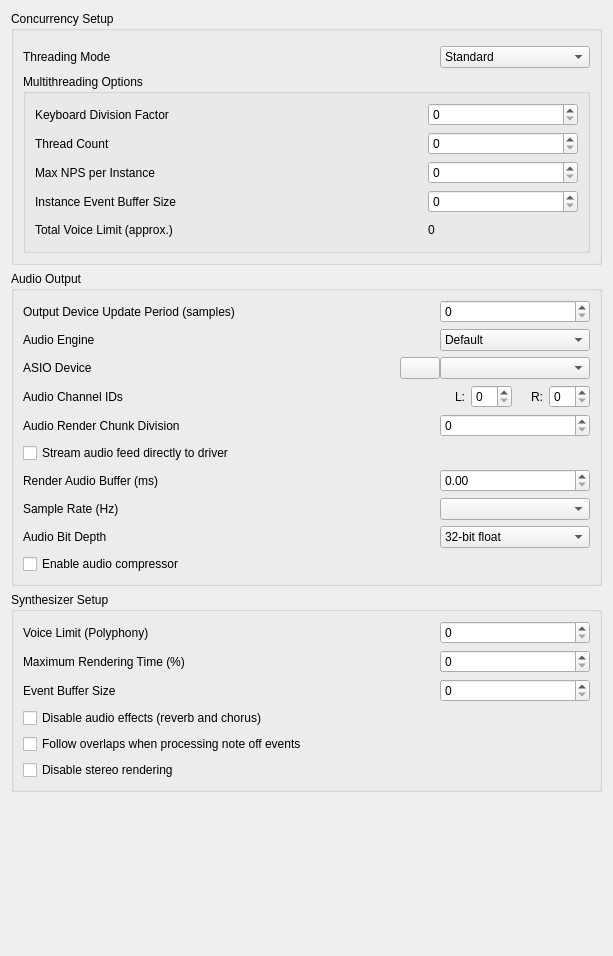
<?xml version="1.0" encoding="UTF-8"?>
<ui version="4.0">
 <class>BASSMIDISettings</class>
 <widget class="QWidget" name="BASSMIDISettings">
  <property name="geometry">
   <rect>
    <x>0</x>
    <y>0</y>
    <width>613</width>
    <height>956</height>
   </rect>
  </property>
  <property name="sizePolicy">
   <sizepolicy hsizetype="Minimum" vsizetype="Minimum">
    <horstretch>0</horstretch>
    <verstretch>0</verstretch>
   </sizepolicy>
  </property>
  <property name="windowTitle">
   <string>Form</string>
  </property>
  <layout class="QVBoxLayout" name="verticalLayout">
   <item>
    <widget class="QGroupBox" name="setupTab">
     <property name="sizePolicy">
      <sizepolicy hsizetype="Preferred" vsizetype="Maximum">
       <horstretch>0</horstretch>
       <verstretch>0</verstretch>
      </sizepolicy>
     </property>
     <property name="title">
      <string>Concurrency Setup</string>
     </property>
     <layout class="QVBoxLayout" name="verticalLayout_2">
      <item>
       <widget class="QWidget" name="horizontalWidget" native="true">
        <layout class="QHBoxLayout" name="horizontalLayout_5">
         <property name="leftMargin">
          <number>0</number>
         </property>
         <property name="topMargin">
          <number>0</number>
         </property>
         <property name="rightMargin">
          <number>0</number>
         </property>
         <property name="bottomMargin">
          <number>0</number>
         </property>
        </layout>
       </widget>
      </item>
      <item>
       <widget class="QWidget" name="gridWidget" native="true">
        <property name="minimumSize">
         <size>
          <width>0</width>
          <height>0</height>
         </size>
        </property>
        <layout class="QGridLayout" name="gridLayout">
         <property name="leftMargin">
          <number>0</number>
         </property>
         <property name="topMargin">
          <number>0</number>
         </property>
         <property name="rightMargin">
          <number>0</number>
         </property>
         <property name="bottomMargin">
          <number>0</number>
         </property>
         <item row="0" column="2">
          <widget class="QComboBox" name="threading">
           <property name="minimumSize">
            <size>
             <width>150</width>
             <height>0</height>
            </size>
           </property>
           <property name="currentIndex">
            <number>1</number>
           </property>
           <item>
            <property name="text">
             <string>Singlethreaded</string>
            </property>
           </item>
           <item>
            <property name="text">
             <string>Standard</string>
            </property>
           </item>
           <item>
            <property name="text">
             <string>Multithreaded</string>
            </property>
           </item>
          </widget>
         </item>
         <item row="0" column="0">
          <widget class="QLabel" name="label_3">
           <property name="sizePolicy">
            <sizepolicy hsizetype="MinimumExpanding" vsizetype="Preferred">
             <horstretch>0</horstretch>
             <verstretch>0</verstretch>
            </sizepolicy>
           </property>
           <property name="text">
            <string>Threading Mode</string>
           </property>
          </widget>
         </item>
         <item row="0" column="1">
          <widget class="QPushButton" name="pushButton_2">
           <property name="toolTip">
            <string>&lt;html&gt;&lt;head/&gt;&lt;body&gt;&lt;p&gt;- &lt;span style=&quot; font-weight:700;&quot;&gt;Singlethreaded&lt;/span&gt; mode will force the rendering and the events processing to happen on the same thread.&lt;/p&gt;&lt;p&gt;- &lt;span style=&quot; font-weight:700;&quot;&gt;Standard&lt;/span&gt; mode will allow the rendering and the events processing to run in two different threads asynchronously.&lt;/p&gt;&lt;p&gt;- &lt;span style=&quot; font-weight:700;&quot;&gt;Multithreaded&lt;/span&gt; mode will create multiple instances of BASSMIDI and split the rendering in threads according to the parameters set below.&lt;/p&gt;&lt;/body&gt;&lt;/html&gt;</string>
           </property>
           <property name="text">
            <string/>
           </property>
           <property name="icon">
            <iconset theme="help-about"/>
           </property>
           <property name="flat">
            <bool>true</bool>
           </property>
          </widget>
         </item>
        </layout>
       </widget>
      </item>
      <item>
       <widget class="QGroupBox" name="multithreading">
        <property name="title">
         <string>Multithreading Options</string>
        </property>
        <property name="checkable">
         <bool>false</bool>
        </property>
        <layout class="QGridLayout" name="gridLayout_3">
         <item row="0" column="2">
          <widget class="QSpinBox" name="kbDiv">
           <property name="minimumSize">
            <size>
             <width>150</width>
             <height>0</height>
            </size>
           </property>
           <property name="maximum">
            <number>128</number>
           </property>
          </widget>
         </item>
         <item row="0" column="0">
          <widget class="QLabel" name="label_18">
           <property name="sizePolicy">
            <sizepolicy hsizetype="MinimumExpanding" vsizetype="Preferred">
             <horstretch>0</horstretch>
             <verstretch>0</verstretch>
            </sizepolicy>
           </property>
           <property name="text">
            <string>Keyboard Division Factor</string>
           </property>
          </widget>
         </item>
         <item row="4" column="2">
          <widget class="QLabel" name="mtVLtotal">
           <property name="text">
            <string>0</string>
           </property>
          </widget>
         </item>
         <item row="1" column="1">
          <widget class="QPushButton" name="pushButton_4">
           <property name="toolTip">
            <string>&lt;html&gt;&lt;head/&gt;&lt;body&gt;&lt;p&gt;The audio rendering of the various BASSMIDI instances will be split between this amount of threads. Use 0 for OmniMIDI to automatically determine the number of threads to achieve the best possible performance.&lt;/p&gt;&lt;/body&gt;&lt;/html&gt;</string>
           </property>
           <property name="text">
            <string/>
           </property>
           <property name="icon">
            <iconset theme="help-about"/>
           </property>
           <property name="flat">
            <bool>true</bool>
           </property>
          </widget>
         </item>
         <item row="0" column="1">
          <widget class="QPushButton" name="pushButton_6">
           <property name="toolTip">
            <string>&lt;html&gt;&lt;head/&gt;&lt;body&gt;&lt;p&gt;OmniMIDI will split the synthesizer operation into multiple BASSMIDI instances. Each of the 16 MIDI channels will be split in the given amount of instances to speed up event processing and allow for higher voice limits. So the number of instances is calculated as such: (16 x keyb.div.factor)&lt;/p&gt;&lt;/body&gt;&lt;/html&gt;</string>
           </property>
           <property name="text">
            <string/>
           </property>
           <property name="icon">
            <iconset theme="help-about"/>
           </property>
           <property name="flat">
            <bool>true</bool>
           </property>
          </widget>
         </item>
         <item row="4" column="1">
          <widget class="QPushButton" name="pushButton_3">
           <property name="toolTip">
            <string>&lt;html&gt;&lt;head/&gt;&lt;body&gt;&lt;p&gt;To change the voice limit please see the corresponding setting in &amp;quot;Synthesizer Setup&amp;quot;. The voice limit will be set per instance and the total limit will only be reached when maxing out the voices in every instance.&lt;/p&gt;&lt;/body&gt;&lt;/html&gt;</string>
           </property>
           <property name="text">
            <string/>
           </property>
           <property name="icon">
            <iconset theme="help-about"/>
           </property>
           <property name="flat">
            <bool>true</bool>
           </property>
          </widget>
         </item>
         <item row="1" column="2">
          <widget class="QSpinBox" name="threadCount">
           <property name="minimumSize">
            <size>
             <width>150</width>
             <height>0</height>
            </size>
           </property>
           <property name="maximum">
            <number>1024</number>
           </property>
          </widget>
         </item>
         <item row="4" column="0">
          <widget class="QWidget" name="horizontalWidget" native="true">
           <layout class="QHBoxLayout" name="horizontalLayout_6">
            <property name="leftMargin">
             <number>0</number>
            </property>
            <property name="topMargin">
             <number>0</number>
            </property>
            <property name="rightMargin">
             <number>0</number>
            </property>
            <property name="bottomMargin">
             <number>0</number>
            </property>
            <item>
             <widget class="QLabel" name="label_9">
              <property name="sizePolicy">
               <sizepolicy hsizetype="MinimumExpanding" vsizetype="Preferred">
                <horstretch>0</horstretch>
                <verstretch>0</verstretch>
               </sizepolicy>
              </property>
              <property name="text">
               <string>Total Voice Limit (approx.)</string>
              </property>
             </widget>
            </item>
           </layout>
          </widget>
         </item>
         <item row="2" column="2">
          <widget class="QSpinBox" name="maxInstanceNps">
           <property name="maximum">
            <number>1073741824</number>
           </property>
          </widget>
         </item>
         <item row="1" column="0">
          <widget class="QLabel" name="label_17">
           <property name="text">
            <string>Thread Count</string>
           </property>
          </widget>
         </item>
         <item row="2" column="0">
          <widget class="QLabel" name="label_7">
           <property name="text">
            <string>Max NPS per Instance</string>
           </property>
          </widget>
         </item>
         <item row="2" column="1">
          <widget class="QPushButton" name="pushButton_5">
           <property name="toolTip">
            <string>&lt;html&gt;&lt;head/&gt;&lt;body&gt;&lt;p&gt;This sets the maximum Notes Per Second that will be processed by a single BASSMIDI instance. When the NPS limit is reached, notes with higher velocities will be prioritized. &lt;/p&gt;&lt;/body&gt;&lt;/html&gt;</string>
           </property>
           <property name="text">
            <string/>
           </property>
           <property name="icon">
            <iconset theme="help-about"/>
           </property>
           <property name="flat">
            <bool>true</bool>
           </property>
          </widget>
         </item>
         <item row="3" column="0">
          <widget class="QLabel" name="label_19">
           <property name="text">
            <string>Instance Event Buffer Size</string>
           </property>
          </widget>
         </item>
         <item row="3" column="1">
          <widget class="QPushButton" name="pushButton_7">
           <property name="toolTip">
            <string>&lt;html&gt;&lt;head/&gt;&lt;body&gt;&lt;p&gt;This amount of DWORDs (4 bytes) will be allocated for each BASSMIDI instance. If the buffer is too small it might cause the event processing to slow down, but it will not cause any events to be skipped. This is different from the Global Event Buffer (see the &amp;quot;Synthesizer Setup&amp;quot; section).&lt;/p&gt;&lt;/body&gt;&lt;/html&gt;</string>
           </property>
           <property name="text">
            <string/>
           </property>
           <property name="icon">
            <iconset theme="help-about"/>
           </property>
           <property name="flat">
            <bool>true</bool>
           </property>
          </widget>
         </item>
         <item row="3" column="2">
          <widget class="QSpinBox" name="instanceEvBufSize">
           <property name="maximum">
            <number>1073741824</number>
           </property>
          </widget>
         </item>
        </layout>
       </widget>
      </item>
     </layout>
    </widget>
   </item>
   <item>
    <widget class="QGroupBox" name="audioOutputTab">
     <property name="sizePolicy">
      <sizepolicy hsizetype="Preferred" vsizetype="Maximum">
       <horstretch>0</horstretch>
       <verstretch>0</verstretch>
      </sizepolicy>
     </property>
     <property name="title">
      <string>Audio Output</string>
     </property>
     <layout class="QVBoxLayout" name="verticalLayout_3">
      <item>
       <widget class="QWidget" name="linuxAudio" native="true">
        <property name="sizePolicy">
         <sizepolicy hsizetype="Preferred" vsizetype="Maximum">
          <horstretch>0</horstretch>
          <verstretch>0</verstretch>
         </sizepolicy>
        </property>
        <layout class="QGridLayout" name="linuxSpecific">
         <property name="leftMargin">
          <number>0</number>
         </property>
         <property name="topMargin">
          <number>0</number>
         </property>
         <property name="rightMargin">
          <number>0</number>
         </property>
         <property name="bottomMargin">
          <number>0</number>
         </property>
         <property name="spacing">
          <number>0</number>
         </property>
         <item row="0" column="0">
          <widget class="QLabel" name="label_16">
           <property name="sizePolicy">
            <sizepolicy hsizetype="MinimumExpanding" vsizetype="Preferred">
             <horstretch>0</horstretch>
             <verstretch>0</verstretch>
            </sizepolicy>
           </property>
           <property name="text">
            <string>Output Device Update Period (samples)</string>
           </property>
          </widget>
         </item>
         <item row="0" column="2">
          <widget class="QSpinBox" name="bufPeriod">
           <property name="minimumSize">
            <size>
             <width>150</width>
             <height>0</height>
            </size>
           </property>
           <property name="maximum">
            <number>1073741824</number>
           </property>
          </widget>
         </item>
         <item row="0" column="1">
          <widget class="QPushButton" name="pushButton_10">
           <property name="toolTip">
            <string>&lt;html&gt;&lt;head/&gt;&lt;body&gt;&lt;p&gt;The device update period determines how often data is generated and placed in an output device's buffer. A shorter period allows a smaller buffer and lower latency but may use more CPU than a longer period. &lt;/p&gt;&lt;/body&gt;&lt;/html&gt;</string>
           </property>
           <property name="text">
            <string/>
           </property>
           <property name="icon">
            <iconset theme="help-about"/>
           </property>
           <property name="flat">
            <bool>true</bool>
           </property>
          </widget>
         </item>
        </layout>
       </widget>
      </item>
      <item>
       <widget class="QWidget" name="windowsAudio" native="true">
        <property name="enabled">
         <bool>true</bool>
        </property>
        <layout class="QVBoxLayout" name="verticalLayout_4">
         <property name="leftMargin">
          <number>0</number>
         </property>
         <property name="topMargin">
          <number>0</number>
         </property>
         <property name="rightMargin">
          <number>0</number>
         </property>
         <property name="bottomMargin">
          <number>0</number>
         </property>
         <item>
          <widget class="QWidget" name="horizontalWidget" native="true">
           <property name="sizePolicy">
            <sizepolicy hsizetype="Preferred" vsizetype="Maximum">
             <horstretch>0</horstretch>
             <verstretch>0</verstretch>
            </sizepolicy>
           </property>
           <layout class="QHBoxLayout" name="horizontalLayout_2">
            <property name="leftMargin">
             <number>0</number>
            </property>
            <property name="topMargin">
             <number>0</number>
            </property>
            <property name="rightMargin">
             <number>0</number>
            </property>
            <property name="bottomMargin">
             <number>0</number>
            </property>
            <item>
             <widget class="QLabel" name="label_15">
              <property name="sizePolicy">
               <sizepolicy hsizetype="MinimumExpanding" vsizetype="Preferred">
                <horstretch>0</horstretch>
                <verstretch>0</verstretch>
               </sizepolicy>
              </property>
              <property name="text">
               <string>Audio Engine</string>
              </property>
             </widget>
            </item>
            <item>
             <widget class="QComboBox" name="audioEngine">
              <property name="minimumSize">
               <size>
                <width>150</width>
                <height>0</height>
               </size>
              </property>
              <item>
               <property name="text">
                <string>Default</string>
               </property>
              </item>
              <item>
               <property name="text">
                <string>WASAPI</string>
               </property>
              </item>
              <item>
               <property name="text">
                <string>ASIO</string>
               </property>
              </item>
             </widget>
            </item>
           </layout>
          </widget>
         </item>
         <item>
          <widget class="QWidget" name="asio" native="true">
           <property name="sizePolicy">
            <sizepolicy hsizetype="Preferred" vsizetype="Maximum">
             <horstretch>0</horstretch>
             <verstretch>0</verstretch>
            </sizepolicy>
           </property>
           <layout class="QGridLayout" name="gridLayout_5">
            <property name="leftMargin">
             <number>0</number>
            </property>
            <property name="topMargin">
             <number>0</number>
            </property>
            <property name="rightMargin">
             <number>0</number>
            </property>
            <property name="bottomMargin">
             <number>0</number>
            </property>
            <property name="horizontalSpacing">
             <number>0</number>
            </property>
            <item row="2" column="1">
             <widget class="QSpinBox" name="asioChunksDivision">
              <property name="maximum">
               <number>1073741824</number>
              </property>
             </widget>
            </item>
            <item row="1" column="0">
             <widget class="QLabel" name="label_11">
              <property name="text">
               <string>Audio Channel IDs</string>
              </property>
             </widget>
            </item>
            <item row="2" column="0">
             <widget class="QWidget" name="horizontalWidget" native="true">
              <layout class="QHBoxLayout" name="horizontalLayout_4">
               <property name="leftMargin">
                <number>0</number>
               </property>
               <property name="topMargin">
                <number>0</number>
               </property>
               <property name="rightMargin">
                <number>0</number>
               </property>
               <property name="bottomMargin">
                <number>0</number>
               </property>
               <item>
                <widget class="QLabel" name="label_14">
                 <property name="sizePolicy">
                  <sizepolicy hsizetype="MinimumExpanding" vsizetype="Preferred">
                   <horstretch>0</horstretch>
                   <verstretch>0</verstretch>
                  </sizepolicy>
                 </property>
                 <property name="text">
                  <string>Audio Render Chunk Division</string>
                 </property>
                </widget>
               </item>
               <item>
                <widget class="QPushButton" name="pushButton">
                 <property name="toolTip">
                  <string>&lt;html&gt;&lt;head/&gt;&lt;body&gt;&lt;p&gt;Each audio output iteration will be divided into the set amount of chunks. A higher value will effectively result in a lower output audio buffer.&lt;/p&gt;&lt;/body&gt;&lt;/html&gt;</string>
                 </property>
                 <property name="text">
                  <string/>
                 </property>
                 <property name="icon">
                  <iconset theme="help-about"/>
                 </property>
                 <property name="autoDefault">
                  <bool>false</bool>
                 </property>
                 <property name="default">
                  <bool>false</bool>
                 </property>
                 <property name="flat">
                  <bool>true</bool>
                 </property>
                </widget>
               </item>
              </layout>
             </widget>
            </item>
            <item row="0" column="0">
             <widget class="QWidget" name="horizontalWidget" native="true">
              <layout class="QHBoxLayout" name="horizontalLayout_3">
               <property name="leftMargin">
                <number>0</number>
               </property>
               <property name="topMargin">
                <number>0</number>
               </property>
               <property name="rightMargin">
                <number>0</number>
               </property>
               <property name="bottomMargin">
                <number>0</number>
               </property>
               <item>
                <widget class="QLabel" name="label_10">
                 <property name="sizePolicy">
                  <sizepolicy hsizetype="MinimumExpanding" vsizetype="Preferred">
                   <horstretch>0</horstretch>
                   <verstretch>0</verstretch>
                  </sizepolicy>
                 </property>
                 <property name="text">
                  <string>ASIO Device</string>
                 </property>
                </widget>
               </item>
               <item>
                <widget class="QPushButton" name="asioReload">
                 <property name="sizePolicy">
                  <sizepolicy hsizetype="Minimum" vsizetype="Minimum">
                   <horstretch>0</horstretch>
                   <verstretch>0</verstretch>
                  </sizepolicy>
                 </property>
                 <property name="text">
                  <string/>
                 </property>
                 <property name="icon">
                  <iconset theme="view-refresh"/>
                 </property>
                 <property name="autoExclusive">
                  <bool>false</bool>
                 </property>
                 <property name="flat">
                  <bool>false</bool>
                 </property>
                </widget>
               </item>
              </layout>
             </widget>
            </item>
            <item row="0" column="1">
             <widget class="QComboBox" name="asioDevice">
              <property name="minimumSize">
               <size>
                <width>150</width>
                <height>0</height>
               </size>
              </property>
             </widget>
            </item>
            <item row="1" column="1">
             <widget class="QWidget" name="horizontalWidget" native="true">
              <layout class="QHBoxLayout" name="horizontalLayout">
               <property name="leftMargin">
                <number>0</number>
               </property>
               <property name="topMargin">
                <number>0</number>
               </property>
               <property name="rightMargin">
                <number>0</number>
               </property>
               <property name="bottomMargin">
                <number>0</number>
               </property>
               <item>
                <widget class="QLabel" name="label_12">
                 <property name="text">
                  <string>L:</string>
                 </property>
                 <property name="alignment">
                  <set>Qt::AlignmentFlag::AlignRight|Qt::AlignmentFlag::AlignTrailing|Qt::AlignmentFlag::AlignVCenter</set>
                 </property>
                </widget>
               </item>
               <item>
                <widget class="QSpinBox" name="asioLCh"/>
               </item>
               <item>
                <widget class="QLabel" name="label_13">
                 <property name="text">
                  <string>R:</string>
                 </property>
                 <property name="alignment">
                  <set>Qt::AlignmentFlag::AlignRight|Qt::AlignmentFlag::AlignTrailing|Qt::AlignmentFlag::AlignVCenter</set>
                 </property>
                </widget>
               </item>
               <item>
                <widget class="QSpinBox" name="asioRCh"/>
               </item>
              </layout>
             </widget>
            </item>
            <item row="3" column="0">
             <widget class="QCheckBox" name="streamDirectFeed">
              <property name="text">
               <string>Stream audio feed directly to driver</string>
              </property>
             </widget>
            </item>
           </layout>
          </widget>
         </item>
        </layout>
       </widget>
      </item>
      <item>
       <widget class="QWidget" name="gridWidget" native="true">
        <layout class="QGridLayout" name="gridLayout_6">
         <property name="leftMargin">
          <number>0</number>
         </property>
         <property name="topMargin">
          <number>0</number>
         </property>
         <property name="rightMargin">
          <number>0</number>
         </property>
         <property name="bottomMargin">
          <number>0</number>
         </property>
         <item row="3" column="0">
          <widget class="QCheckBox" name="audioLimiter">
           <property name="text">
            <string>Enable audio compressor</string>
           </property>
          </widget>
         </item>
         <item row="2" column="1">
          <widget class="QComboBox" name="bitDepth">
           <property name="sizePolicy">
            <sizepolicy hsizetype="Minimum" vsizetype="Maximum">
             <horstretch>0</horstretch>
             <verstretch>0</verstretch>
            </sizepolicy>
           </property>
           <property name="minimumSize">
            <size>
             <width>150</width>
             <height>0</height>
            </size>
           </property>
           <item>
            <property name="text">
             <string>32-bit float</string>
            </property>
           </item>
           <item>
            <property name="text">
             <string>16-bit integer</string>
            </property>
           </item>
          </widget>
         </item>
         <item row="0" column="0">
          <widget class="QLabel" name="label">
           <property name="sizePolicy">
            <sizepolicy hsizetype="MinimumExpanding" vsizetype="Preferred">
             <horstretch>0</horstretch>
             <verstretch>0</verstretch>
            </sizepolicy>
           </property>
           <property name="text">
            <string>Render Audio Buffer (ms)</string>
           </property>
          </widget>
         </item>
         <item row="1" column="0">
          <widget class="QLabel" name="label_4">
           <property name="sizePolicy">
            <sizepolicy hsizetype="MinimumExpanding" vsizetype="Preferred">
             <horstretch>0</horstretch>
             <verstretch>0</verstretch>
            </sizepolicy>
           </property>
           <property name="text">
            <string>Sample Rate (Hz)</string>
           </property>
          </widget>
         </item>
         <item row="1" column="1">
          <widget class="SampleRateSelector" name="sampleRate"/>
         </item>
         <item row="2" column="0">
          <widget class="QLabel" name="label_5">
           <property name="text">
            <string>Audio Bit Depth</string>
           </property>
          </widget>
         </item>
         <item row="0" column="1">
          <widget class="QDoubleSpinBox" name="audioBuffer">
           <property name="sizePolicy">
            <sizepolicy hsizetype="Minimum" vsizetype="Maximum">
             <horstretch>0</horstretch>
             <verstretch>0</verstretch>
            </sizepolicy>
           </property>
           <property name="minimumSize">
            <size>
             <width>150</width>
             <height>0</height>
            </size>
           </property>
           <property name="decimals">
            <number>2</number>
           </property>
           <property name="maximum">
            <double>1000.000000000000000</double>
           </property>
          </widget>
         </item>
        </layout>
       </widget>
      </item>
     </layout>
    </widget>
   </item>
   <item>
    <widget class="QGroupBox" name="synttSetupTab">
     <property name="sizePolicy">
      <sizepolicy hsizetype="Preferred" vsizetype="Maximum">
       <horstretch>0</horstretch>
       <verstretch>0</verstretch>
      </sizepolicy>
     </property>
     <property name="title">
      <string>Synthesizer Setup</string>
     </property>
     <layout class="QGridLayout" name="gridLayout_2">
      <item row="2" column="2">
       <widget class="QSpinBox" name="evBufSize">
        <property name="minimumSize">
         <size>
          <width>150</width>
          <height>0</height>
         </size>
        </property>
        <property name="maximum">
         <number>999999999</number>
        </property>
       </widget>
      </item>
      <item row="5" column="0">
       <widget class="QCheckBox" name="monoRendering">
        <property name="text">
         <string>Disable stereo rendering</string>
        </property>
       </widget>
      </item>
      <item row="0" column="0">
       <widget class="QLabel" name="label_6">
        <property name="sizePolicy">
         <sizepolicy hsizetype="MinimumExpanding" vsizetype="Preferred">
          <horstretch>0</horstretch>
          <verstretch>0</verstretch>
         </sizepolicy>
        </property>
        <property name="text">
         <string>Voice Limit (Polyphony)</string>
        </property>
       </widget>
      </item>
      <item row="3" column="0">
       <widget class="QCheckBox" name="disableEffects">
        <property name="text">
         <string>Disable audio effects (reverb and chorus)</string>
        </property>
       </widget>
      </item>
      <item row="2" column="0">
       <widget class="QLabel" name="label_2">
        <property name="text">
         <string>Event Buffer Size</string>
        </property>
       </widget>
      </item>
      <item row="0" column="2">
       <widget class="QSpinBox" name="voiceLimit">
        <property name="sizePolicy">
         <sizepolicy hsizetype="Minimum" vsizetype="Maximum">
          <horstretch>0</horstretch>
          <verstretch>0</verstretch>
         </sizepolicy>
        </property>
        <property name="minimumSize">
         <size>
          <width>150</width>
          <height>0</height>
         </size>
        </property>
        <property name="maximum">
         <number>999999999</number>
        </property>
       </widget>
      </item>
      <item row="4" column="0">
       <widget class="QCheckBox" name="followOverlaps">
        <property name="text">
         <string>Follow overlaps when processing note off events</string>
        </property>
       </widget>
      </item>
      <item row="1" column="2">
       <widget class="QSpinBox" name="renderTimeLimit">
        <property name="maximum">
         <number>100</number>
        </property>
       </widget>
      </item>
      <item row="1" column="0">
       <widget class="QLabel" name="label_8">
        <property name="text">
         <string>Maximum Rendering Time (%)</string>
        </property>
       </widget>
      </item>
      <item row="2" column="1">
       <widget class="QPushButton" name="pushButton_8">
        <property name="toolTip">
         <string>&lt;html&gt;&lt;head/&gt;&lt;body&gt;&lt;p&gt;This amount of DWORDs (4 bytes) will be allocated for buffering MIDI events to be sent to BASSMIDI. If the buffer is too small and the synth cannot process the events quickly enough, some events might be skipped.&lt;/p&gt;&lt;/body&gt;&lt;/html&gt;</string>
        </property>
        <property name="text">
         <string/>
        </property>
        <property name="icon">
         <iconset theme="help-about"/>
        </property>
        <property name="flat">
         <bool>true</bool>
        </property>
       </widget>
      </item>
      <item row="1" column="1">
       <widget class="QPushButton" name="pushButton_9">
        <property name="toolTip">
         <string>&lt;html&gt;&lt;head/&gt;&lt;body&gt;&lt;p&gt;0 = Automatic, over 100 = Limit waiting for samples to load but do not kill voices.&lt;/p&gt;&lt;p&gt;It is not strictly the CPU usage that is measured, but rather how timely the stream is able to render data. For example, a limit of 50% would mean that the rendering would need to be at least 2x real-time speed. When the limit is exceeded (unless the limit is over 100), BASSMIDI will begin killing voices, starting with the most quiet. The voice limit will also be reduced temporarily to prevent the killed voices all immediately being replaced by new ones. &lt;/p&gt;&lt;p&gt;When the CPU usage is limited, BASSMIDI will also limit how long it waits for samples to load. If the required amount of data cannot be loaded in time then a sample will be silenced until it is available and the stream will continue playing other samples as normal in the meantime. &lt;/p&gt;&lt;/body&gt;&lt;/html&gt;</string>
        </property>
        <property name="text">
         <string/>
        </property>
        <property name="icon">
         <iconset theme="help-about"/>
        </property>
        <property name="flat">
         <bool>true</bool>
        </property>
       </widget>
      </item>
     </layout>
    </widget>
   </item>
   <item>
    <spacer name="verticalSpacer_2">
     <property name="orientation">
      <enum>Qt::Orientation::Vertical</enum>
     </property>
     <property name="sizeType">
      <enum>QSizePolicy::Policy::MinimumExpanding</enum>
     </property>
     <property name="sizeHint" stdset="0">
      <size>
       <width>0</width>
       <height>0</height>
      </size>
     </property>
    </spacer>
   </item>
  </layout>
 </widget>
 <customwidgets>
  <customwidget>
   <class>SampleRateSelector</class>
   <extends>QComboBox</extends>
   <header location="global">custom-widgets/samplerateselector.h</header>
  </customwidget>
 </customwidgets>
 <resources/>
 <connections/>
</ui>
